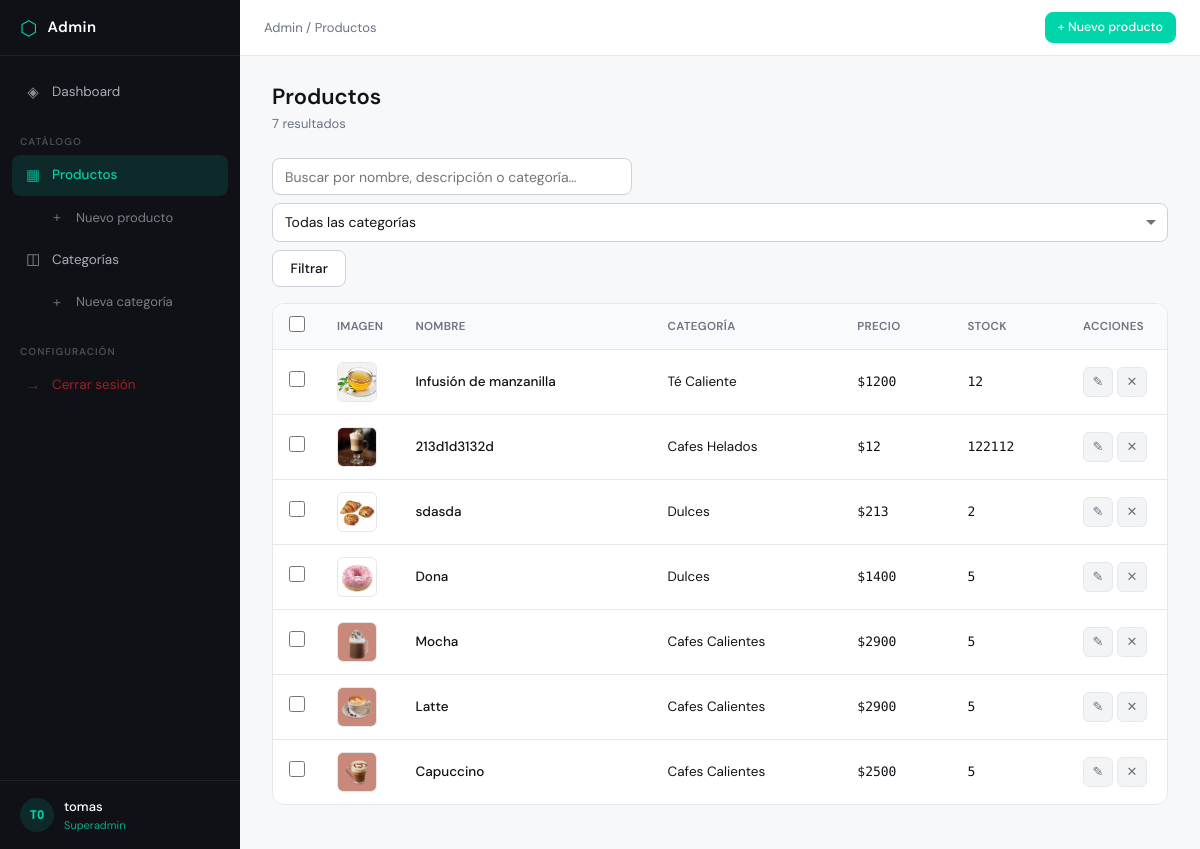
The page /panel/productos/ (signed in) on the database its author committed.
### catalogo/models.py (models this page shows, shortened)
class Producto(models.Model):
    nombre = models.CharField(max_length=200)
    descripcion = models.TextField()
    precio = models.IntegerField()
    stock = models.IntegerField()
    image = models.ImageField(upload_to='productos/', null=True, blank=True)
    categoria = models.ForeignKey(Categoria, on_delete=models.CASCADE, related_name='productos')

class Categoria(models.Model):
    nombre = models.CharField( max_length=100)
    image = models.ImageField(upload_to='categorias/', null=True, blank=True)
    tiene_tamano = models.BooleanField(default=False)
    tiene_tipo_leche = models.BooleanField(default=False)

### backoffice/views.py (the view)
# urls.py: path('productos/', views.producto_lista, name='admin_producto_lista'),
@admin_required
def producto_lista(request):
    qs = Producto.objects.select_related('categoria').all()
    query = request.GET.get('q', '').strip()
    if query:
        qs = qs.filter(Q(nombre__icontains=query) | Q(descripcion__icontains=query) | Q(categoria__nombre__icontains=query))
    cat_id = request.GET.get('categoria', '')
    if cat_id:
        qs = qs.filter(categoria_id=cat_id)
    order = request.GET.get('order', '-id')
    valid_orders = ['id', '-id', 'nombre', '-nombre', 'precio', '-precio']
    if order in valid_orders:
        qs = qs.order_by(order)
    paginator = Paginator(qs, 20)
    page = request.GET.get('page', 1)
    productos = paginator.get_page(page)
    categorias = Categoria.objects.all()
    context = {
        'productos': productos, 'categorias': categorias, 'query': query,
        'cat_id': cat_id, 'order': order, 'total_filtrado': qs.count(),
    }
    return render(request, 'admin_panel/producto_lista.html', context)

### backoffice/views.py (called while the page is built)
def admin_required(view_func):
    @wraps(view_func)
    def _wrapped_view(request, *args, **kwargs):
        if not request.user.is_authenticated:
            messages.error(request, 'Debes iniciar sesión para acceder al panel.')
            return redirect('admin_login')
        if not (request.user.is_staff or request.user.is_superuser):
            messages.error(request, 'No tienes permisos para acceder al panel.')
            return redirect('inicio') # <-- Lo cambié a 'inicio' para que devuelva al home
        return view_func(request, *args, **kwargs)
    return _wrapped_view

### catalogo/context_processors.py (called while the page is built)
def cantidad_carrito(request):
    total = 0
    if 'carrito' in request.session: # si ya hay un carrito
        for key, value in request.session['carrito'].items():
            total += value['cantidad'] # suma la cantidad de cada prod guardado
    return {'cantidad_carrito' : total} #envia la cantidad al html

### catalogo/templates/admin_panel/producto_lista.html (shortened to what this page needs)
{% extends 'admin_panel/base.html' %}
{% block breadcrumb %} / <a href="{% url 'admin_producto_lista' %}">Productos</a>{% endblock %}
{% block topbar_actions %}
<a href="{% url 'admin_producto_crear' %}" class="btn btn-primary btn-sm">+ Nuevo producto</a>
{% endblock %}
{% block content %}
<div class="page-header">
  <h1 class="page-title">Productos</h1>
  <p class="page-subtitle">{{ total_filtrado }} resultado{% if total_filtrado != 1 %}s{% endif %}</p>
</div>
<div class="filter-bar">
  <form method="get" class="filter-form" id="filterForm">
    <input
      type="text"
      name="q"
      value="{{ query }}"
      placeholder="Buscar por nombre, descripción o categoría…"
      class="form-control filter-search"
    >
    <select name="categoria" class="form-control filter-select" onchange="this.form.submit()">
      <option value="">Todas las categorías</option>
    </select>
    <button type="submit" class="btn btn-secondary">Filtrar</button>
  </form>
</div>
<form method="post" action="" id="bulkForm">
  {% if productos %}
  <div class="table-wrap">
    <table class="table table--interactive">
      <thead>
        <tr>
          <th class="col-check">
            <input type="checkbox" id="selectAll" class="form-check-input">
          </th>
          <th>Imagen</th>
          <th>
            <a href="?q={{ query }}&categoria={{ cat_id }}&order={% if order == 'nombre' %}-nombre{% else %}nombre{% endif %}" class="sort-link">
              Nombre {% if order == 'nombre' %}↑{% elif order == '-nombre' %}↓{% endif %}
            </a>
          </th>
          <th>Categoría</th>
          <th>
            <a href="?q={{ query }}&categoria={{ cat_id }}&order={% if order == 'precio' %}-precio{% else %}precio{% endif %}" class="sort-link">
              Precio {% if order == 'precio' %}↑{% elif order == '-precio' %}↓{% endif %}
            </a>
          </th>
          <th>Stock</th>
          <th class="col-actions">Acciones</th>
        </tr>
      </thead>
      <tbody>
        {% for producto in productos %}
        <tr data-id="{{ producto.pk }}">
          <td class="col-check">
            <input type="checkbox" class="row-check form-check-input" value="{{ producto.pk }}">
          </td>
          <td class="col-img">
            {% if producto.image %}
            <img src="{{ producto.image.url }}" alt="{{ producto.nombre }}" class="table-thumb">
            {% else %}
            <div class="table-thumb-empty">▦</div>
            {% endif %}
          </td>
          <td>
            <a href="{% url 'admin_producto_editar' producto.pk %}" class="table-link">
              {{ producto.nombre }}
            </a>
          </td>
          <td>{{ producto.categoria.nombre|default:"—" }}</td>
          <td class="num">${{ producto.precio }}</td>
          <td class="num">{{ producto.stock }}</td>
          <td class="col-actions">
            <div class="action-group">
              <a href="{% url 'admin_producto_editar' producto.pk %}" class="action-btn" title="Editar">✎</a>
              <a href="{% url 'admin_producto_eliminar' producto.pk %}" class="action-btn action-btn--danger" title="Eliminar">✕</a>
            </div>
          </td>
        </tr>
        {% endfor %}
      </tbody>
    </table>
  </div>
  {% endif %}
</form>
{% endblock %}

### catalogo/templates/admin_panel/base.html (shortened to what this page needs)
<!DOCTYPE html>
<html lang="es">
<head>
{% load static %}
<link rel="stylesheet" href="{% static 'catalogo/css/admin.css' %}">
</head>
<body>
{% if user.is_authenticated %}
<div class="layout">
  <aside class="sidebar" id="sidebar">
    <div class="sidebar-header">
      <div class="logo">
        <span class="logo-icon">⬡</span>
        <span class="logo-text">Admin</span>
      </div>
    </div>
    <nav class="sidebar-nav">
      <a href="{% url 'admin_dashboard' %}" class="nav-item {% if request.resolver_match.url_name == 'dashboard' %}active{% endif %}">
        <span class="nav-icon">◈</span>
        <span>Dashboard</span>
      </a>
      <div class="nav-section">Catálogo</div>
      <a href="{% url 'admin_producto_lista' %}" class="nav-item {% if 'producto' in request.resolver_match.url_name %}active{% endif %}">
        <span class="nav-icon">▦</span>
        <span>Productos</span>
      </a>
      <a href="{% url 'admin_producto_crear' %}" class="nav-item nav-sub">
        <span class="nav-icon">+</span>
        <span>Nuevo producto</span>
      </a>
      <a href="{% url 'admin_categoria_lista' %}" class="nav-item {% if 'categoria' in request.resolver_match.url_name %}active{% endif %}">
        <span class="nav-icon">◫</span>
        <span>Categorías</span>
      </a>
      <a href="{% url 'admin_categoria_crear' %}" class="nav-item nav-sub">
        <span class="nav-icon">+</span>
        <span>Nueva categoría</span>
      </a>
      <div class="nav-section">Configuración</div>
      <a href="{% url 'admin_logout' %}" class="nav-item nav-logout">
        <span class="nav-icon">→</span>
        <span>Cerrar sesión</span>
      </a>
    </nav>
    <div class="sidebar-footer">
      <div class="user-badge">
        <div class="user-avatar">{{ user.username|slice:":2"|upper }}</div>
        <div class="user-info">
          <span class="user-name">{{ user.get_full_name|default:user.username }}</span>
          <span class="user-role">{% if user.is_superuser %}Superadmin{% else %}Staff{% endif %}</span>
        </div>
      </div>
    </div>
  </aside>
  <main class="main">
    <header class="topbar">
      <div class="breadcrumb">
        <a href="{% url 'admin_dashboard' %}">Admin</a>
        {% block breadcrumb %}{% endblock %}
      </div>
      <div class="topbar-actions">
        {% block topbar_actions %}{% endblock %}
      </div>
    </header>
    <div class="page-content">
      {% block content %}{% endblock %}
    </div>
  </main>
</div>
{% else %}
  {% block auth_content %}{% endblock %}
{% endif %}
</body>
</html>

### rows shown on the page
Producto: image (picture), nombre "Infusión de manzanilla", categoria.nombre "Té Caliente", precio "1200", stock "12"
Producto: image (picture), nombre "213d1d3132d", categoria.nombre "Cafes Helados", precio "12", stock "122112"
Producto: image (picture), nombre "sdasda", categoria.nombre "Dulces", precio "213", stock "2"
Producto: image (picture), nombre "Dona", categoria.nombre "Dulces", precio "1400", stock "5"
Producto: image (picture), nombre "Mocha", categoria.nombre "Cafes Calientes", precio "2900", stock "5"
Producto: image (picture), nombre "Latte", categoria.nombre "Cafes Calientes", precio "2900", stock "5"
Producto: image (picture), nombre "Capuccino", categoria.nombre "Cafes Calientes", precio "2500", stock "5"

### other values the page prints
{{ user.username|slice:":2"|upper }} "TO"
{{ user.get_full_name|default:user.username }} "tomas"
{{ total_filtrado }} "7"
